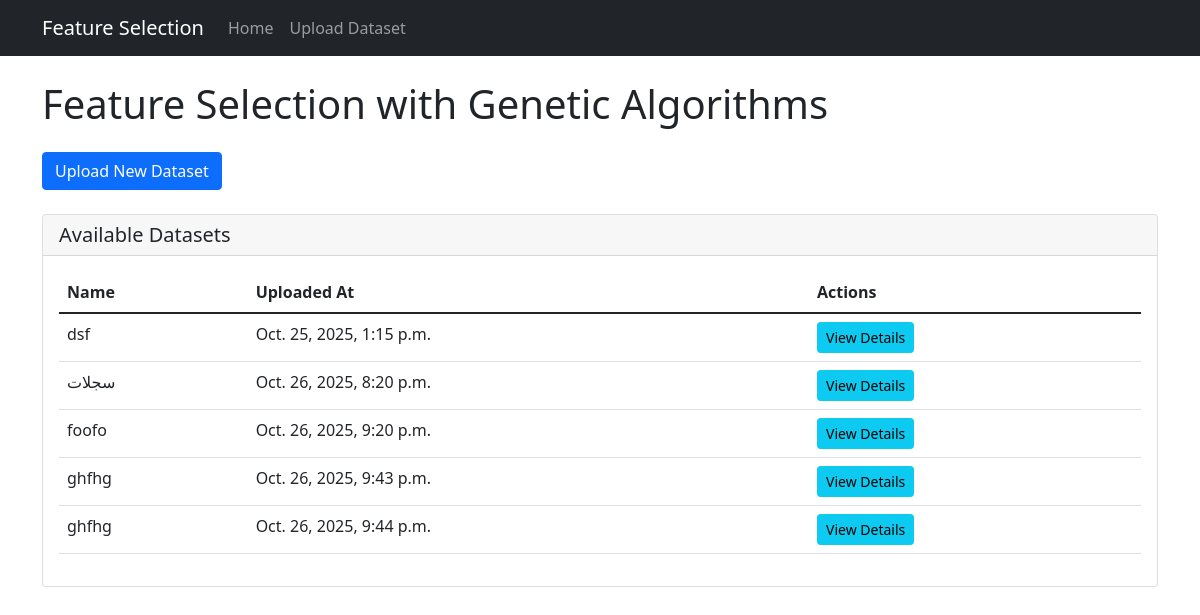
The page / on the database its author committed.
### genetic_features/models.py (models this page shows, shortened)
class Dataset(models.Model):
    name = models.CharField(max_length=200)
    file = models.FileField(upload_to='datasets/')
    uploaded_at = models.DateTimeField(auto_now_add=True)

### genetic_features/views.py (the view)
# urls.py: path('', views.HomeView.as_view(), name='dataset_list'),
class HomeView(ListView):
    model = Dataset
    template_name = 'genetic_features/home.html'
    context_object_name = 'datasets'

### genetic_features/templates/genetic_features/home.html
{% extends 'base.html' %}
{% block content %}
<h1>Feature Selection with Genetic Algorithms</h1>
<div class="row mt-4">
    <div class="col-md-12">
        <a href="{% url 'upload' %}" class="btn btn-primary mb-4">Upload New Dataset</a>
        {% if datasets %}
            <div class="card">
                <div class="card-header">
                    <h5 class="card-title mb-0">Available Datasets</h5>
                </div>
                <div class="card-body">
                    <div class="table-responsive">
                        <table class="table">
                            <thead>
                                <tr>
                                    <th>Name</th>
                                    <th>Uploaded At</th>
                                    <th>Actions</th>
                                </tr>
                            </thead>
                            <tbody>
                                {% for dataset in datasets %}
                                <tr>
                                    <td>{{ dataset.name }}</td>
                                    <td>{{ dataset.uploaded_at }}</td>
                                    <td>
                                        <a href="{% url 'dataset_detail' dataset.pk %}"
                                           class="btn btn-sm btn-info">View Details</a>
                                    </td>
                                </tr>
                                {% endfor %}
                            </tbody>
                        </table>
                    </div>
                </div>
            </div>
        {% else %}
            <div class="alert alert-info">
                No datasets available. Upload a dataset to begin feature selection.
            </div>
        {% endif %}
    </div>
</div>
{% endblock %}

### rows shown on the page
Dataset: name "dsf", uploaded_at "Oct. 25, 2025, 1:15 p.m."
Dataset: name "سجلات", uploaded_at "Oct. 26, 2025, 8:20 p.m."
Dataset: name "foofo", uploaded_at "Oct. 26, 2025, 9:20 p.m."
Dataset: name "ghfhg", uploaded_at "Oct. 26, 2025, 9:43 p.m."
Dataset: name "ghfhg", uploaded_at "Oct. 26, 2025, 9:44 p.m."
